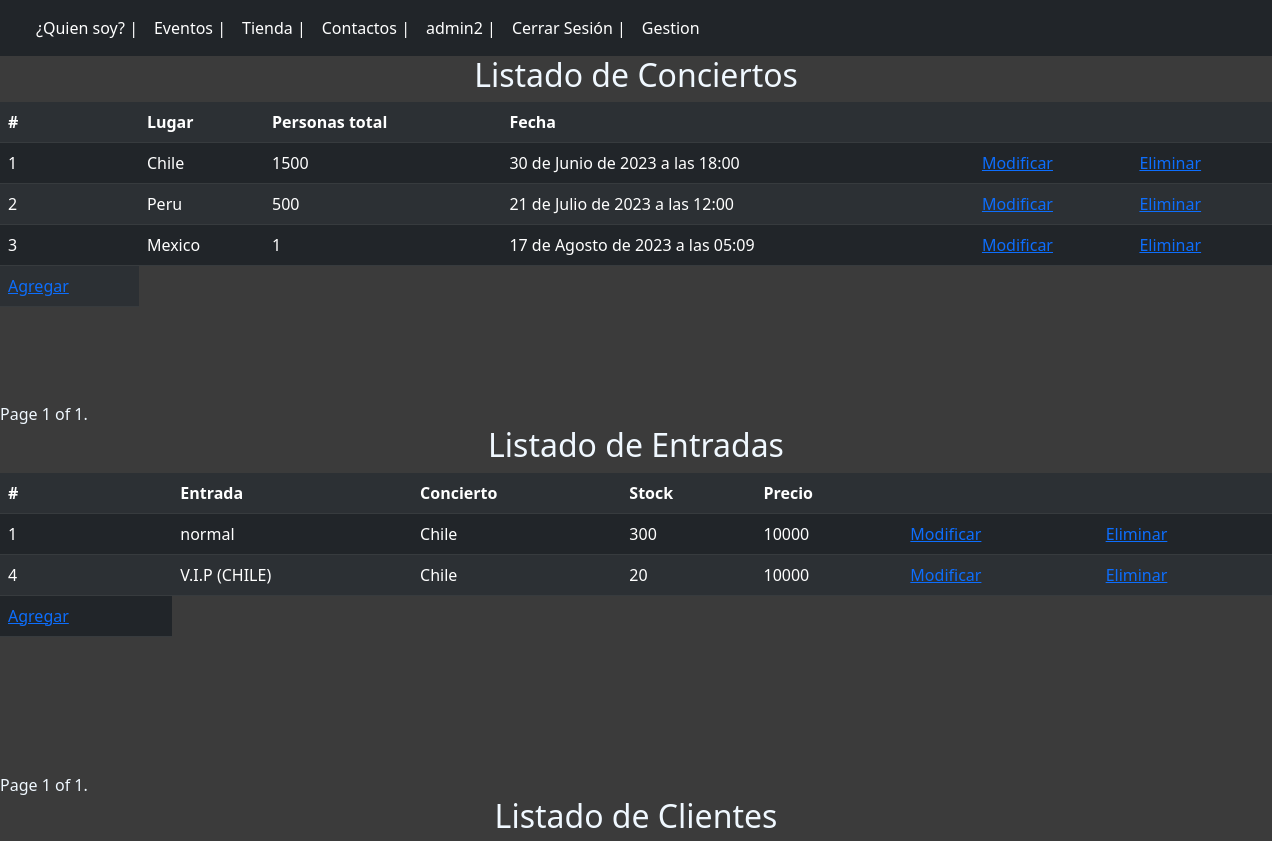
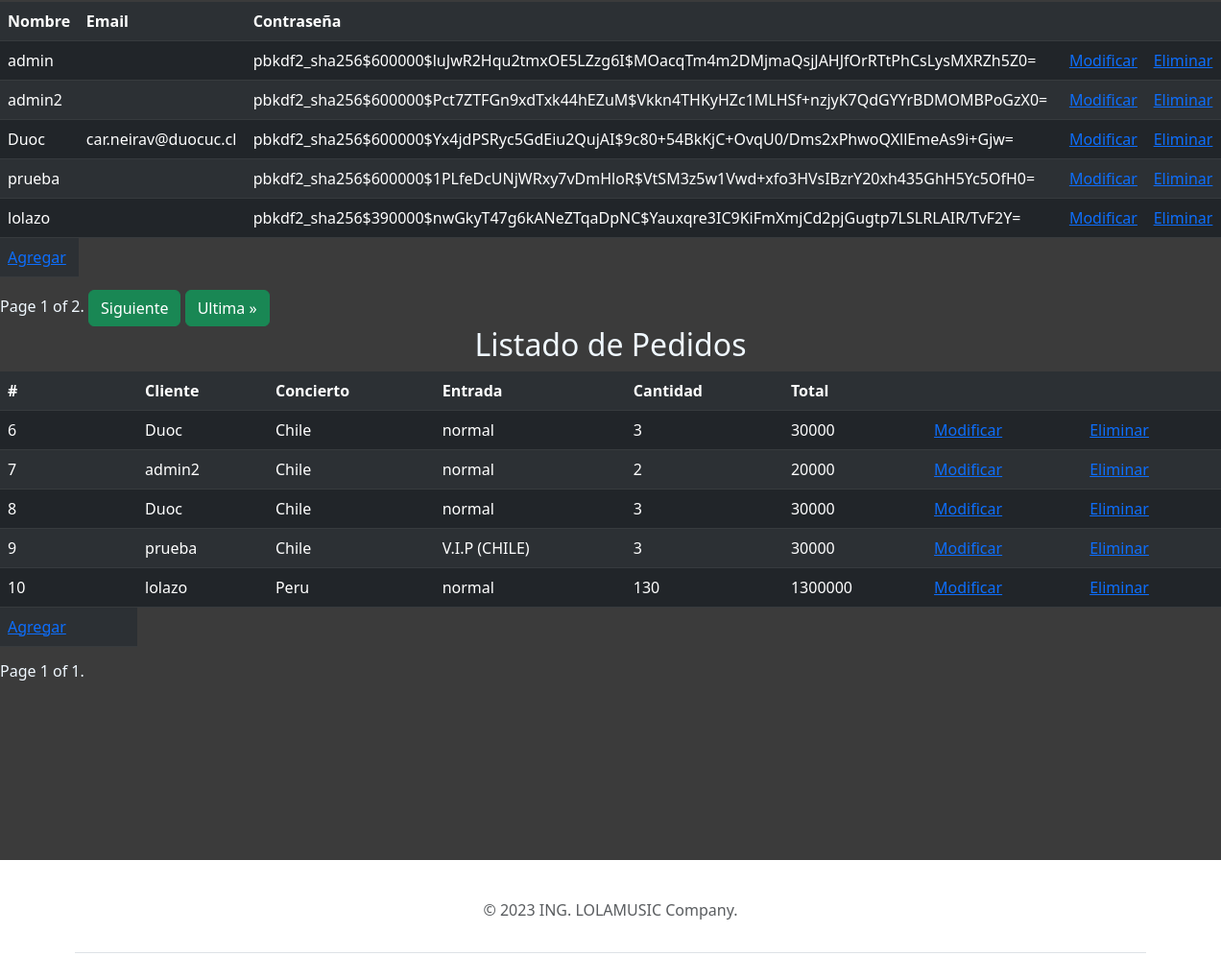
Before: /Gestion/?page_p=3 (signed in) with the older database file (2 pictures, top to bottom).
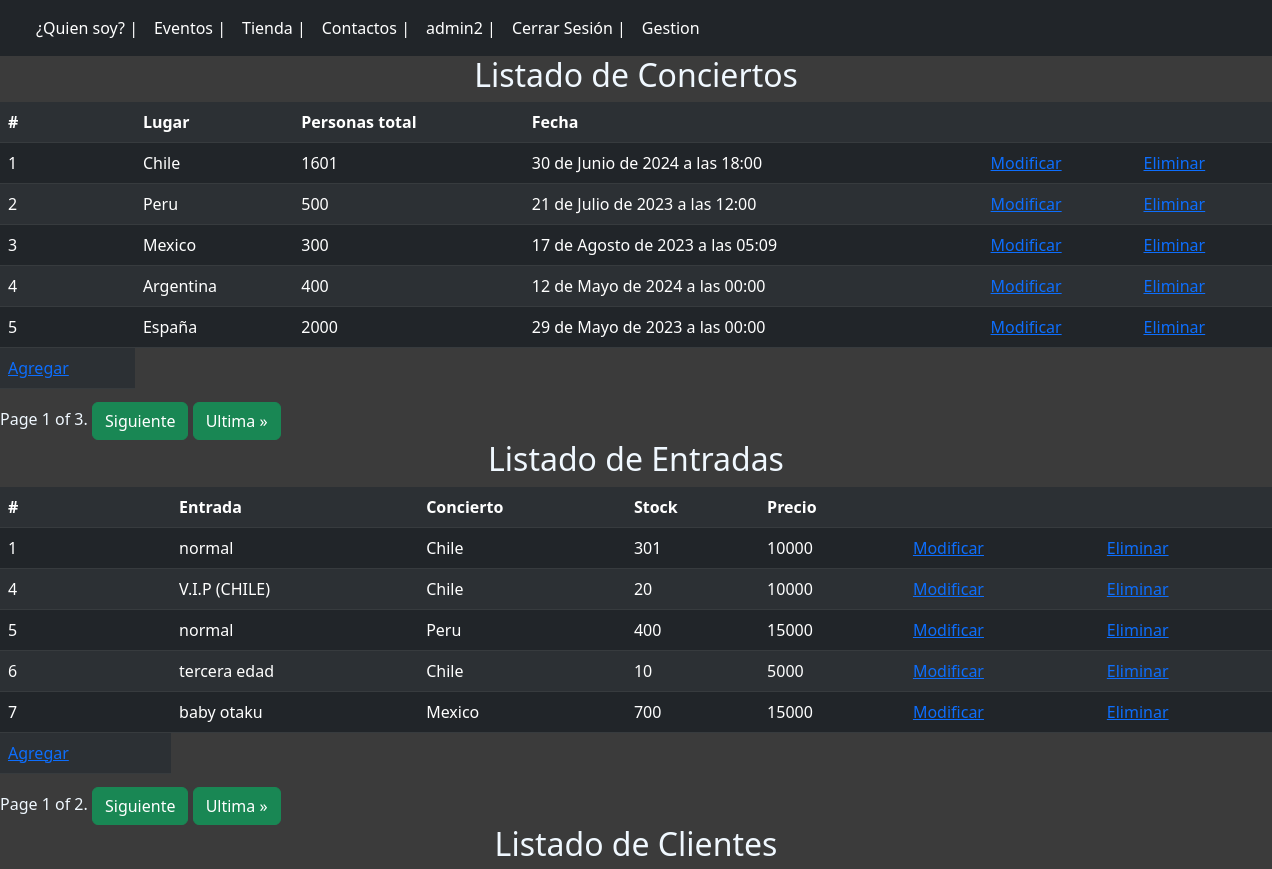
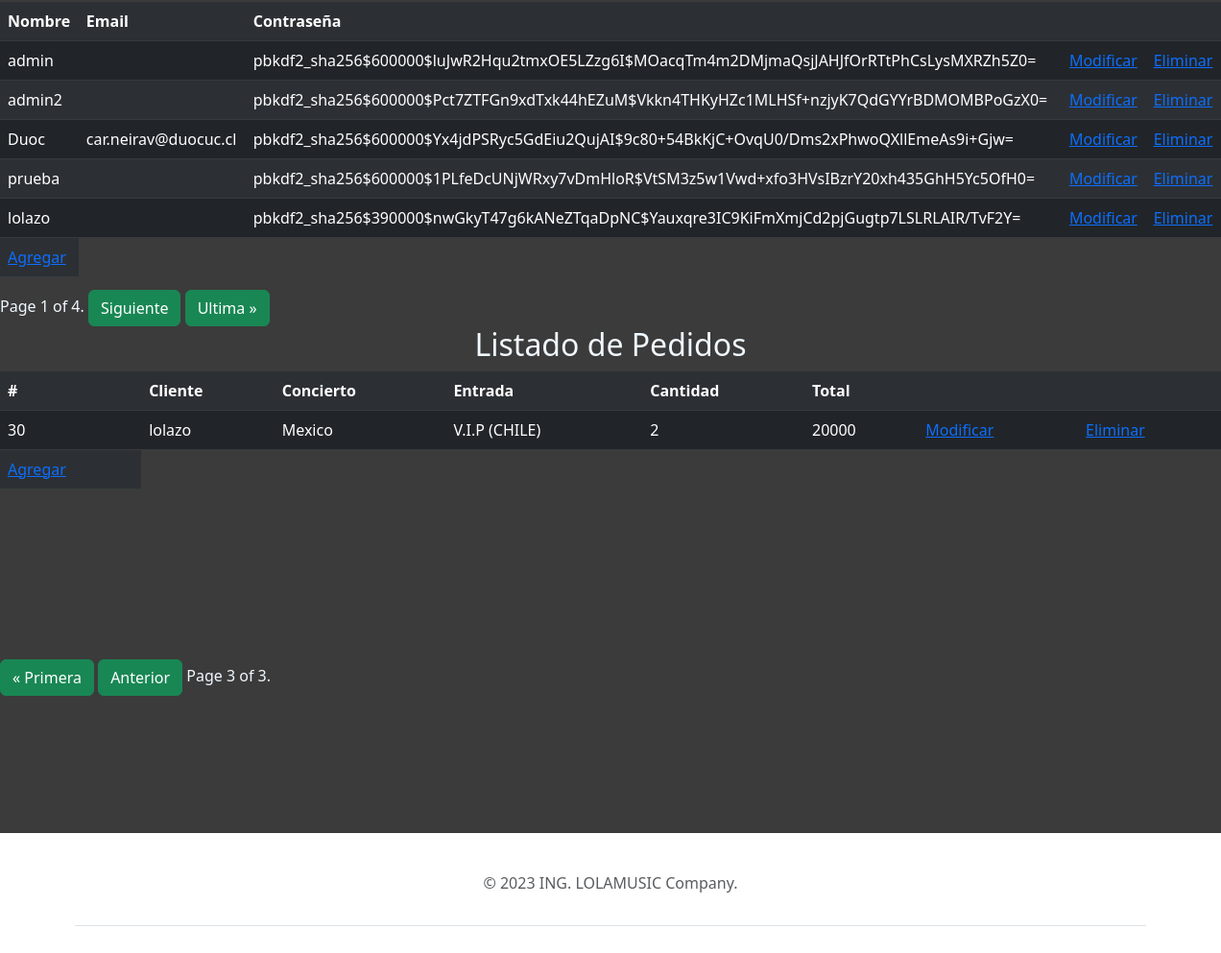
After: the same page with the newer database file (2 pictures, top to bottom).
### core/models.py (models this page shows, shortened)
class Concierto(models.Model):
    id = models.AutoField(primary_key=True)
    lugar = models.CharField(max_length=100,null=False)
    personas_total = models.IntegerField(null=False,validators=[MinValueValidator(0)])
    fecha = models.DateTimeField(null=False)
    def __str__(self):
        return self.lugar

class Entrada(models.Model):
    id = models.AutoField(primary_key=True)
    tipo_entrada = models.CharField(null=False,max_length=200)
    conciert = models.ForeignKey(Concierto,null=False, on_delete=CASCADE)
    stock = models.IntegerField(null=False,validators=[MinValueValidator(0)])
    precio = models.IntegerField(null=False,validators=[MinValueValidator(0)])
    def __str__(self):
        return self.tipo_entrada

class Pedido(models.Model):
    id = models.AutoField(primary_key=True)
    cliente = models.ForeignKey(User,null=False, on_delete=CASCADE)
    Concierto = models.ForeignKey(Concierto,null=False, on_delete=CASCADE)
    entrada = models.ForeignKey(Entrada,null=False, on_delete=CASCADE)
    cantidad = models.IntegerField(null=False,validators=[MinValueValidator(0)])
    objeto_p = Entrada.objects.first()
    precio = Entrada.objects.get(pk=objeto_p.pk).precio
    def total(self):
            resultado = self.precio * self.cantidad
            return resultado

### core/views.py (the view)
# urls.py: path('Gestion/', Gestion, name="Gestion"),
@permission_required('app.add_concierto')
def Gestion(request):
    concierto = Concierto.objects.all()
    Pag_Concierto = Paginator(concierto,5)
    pag_number_C = request.GET.get('page_c')
    concierto = Pag_Concierto.get_page(pag_number_C)
    entrada = Entrada.objects.all()
    Pag_Entrada = Paginator(entrada,5)
    pag_number_E = request.GET.get('page_e')
    entrada = Pag_Entrada.get_page(pag_number_E)
    cliente = User.objects.all()
    Pag_cliente = Paginator(cliente,5)
    pag_number_Cli = request.GET.get('page_cli')
    cliente = Pag_cliente.get_page(pag_number_Cli)
    pedido = Pedido.objects.all()
    Pag_pedido = Paginator(pedido,5)
    pag_number_p = request.GET.get('page_p')
    pedido = Pag_pedido.get_page(pag_number_p)
    data = {
            'Concierto':concierto,
            'Entrada':entrada,
            'Cliente':cliente,
            'Pedido':pedido
    }
    return render(request, 'core/Gestion.html',data)

### core/templates/core/Gestion.html (shortened to what this page needs)
{% extends 'core/base.html' %}
    {% load static %}
    {% block css %}
    <link rel="stylesheet" href="{% static 'core/'%}css/estilo.css">
    <link href="https://cdn.jsdelivr.net/npm/bootstrap@5.3.0-alpha2/dist/css/bootstrap.min.css" rel="stylesheet">
    {% endblock %}
    {% block javaScri %}
      <link rel="stylesheet" href="{% static 'core/'%}js/scrpit.js">
      <link href="https://cdn.jsdelivr.net/npm/bootstrap@5.3.0-alpha2/dist/css/bootstrap.min.css" rel="stylesheet">
    {% endblock %}
{% block body %}
    <center>
        <h2  style="color:aliceblue">Listado de Conciertos</h2>
        <div style="height: 300px;">
            <table class="table table-dark table-striped">
                <tr>
                    <th scope="col">#</th>
                    <th scope="col">Lugar</th>
                    <th scope="col">Personas total</th>
                    <th scope="col">Fecha</th>
                    <th scope="col"></th>
                    <th scope="col"></th>
                </tr>
                {% for i in Concierto %}
                <tr>
                    <td> {{i.id}} </td>
                    <td> {{i.lugar}} </td>
                    <td> {{i.personas_total}} </td>
                    <td> {{i.fecha}} </td>
                    <td><a href="{% url 'ModificarConcierto' i.id %}">Modificar</a></td>
                    <td><a href="{% url 'EliminarC' i.id %}">Eliminar</a></td>
                </tr>
                {% endfor %}
                <tr>
                    <td><a href="{% url 'CrearConcierto' %}">Agregar</a></td>
                </tr>
            </table>
        </div>
            <div class="pagination">
                    <span class="step-links ">
                        <span class="current" style="color:aliceblue">
                            Page {{ Concierto.number }} of {{ Concierto.paginator.num_pages }}.
                        </span>
                        {% if Concierto.has_next %}
                            <a type="button" class="btn btn-success" href="?page_c={{ Concierto.next_page_number }}">Siguiente</a>
                            <a type="button" class="btn btn-success" href="?page_c={{ Concierto.paginator.num_pages }}">Ultima &raquo;</a>
                        {% endif %}
                    </span>
            </div>
        <h2 id="concierto_table" style="color:aliceblue">Listado de Entradas</h2>
        <div style="height: 300px;">
            <table class="table table-dark table-striped">
                <tr>
                    <th scope="col">#</th>
                    <th scope="col">Entrada</th>
                    <th scope="col">Concierto</th>
                    <th scope="col">Stock</th>
                    <th scope="col">Precio</th>
                    <th scope="col"></th>
                    <th scope="col"></th>
                </tr>
                {% for i in Entrada %}
                <tr>
                    <td> {{i.id}} </td>
                    <td> {{i.tipo_entrada}} </td>
                    <td> {{i.conciert}} </td>
                    <td> {{i.stock}} </td>
                    <td> {{i.precio}} </td>
                    <td><a href="{% url 'ModificarEntrada' i.id %}">Modificar</a></td>
                    <td><a href="{% url 'EliminarE' i.id %}">Eliminar</a></td>
                </tr>
                {% endfor %}
                <tr>
                    <td><a href="{% url 'CrearEntrada' %}">Agregar</a></td>
                </tr>
            </table>
        </div>
            <div class="pagination">
                <span class="step-links ">
                    <span class="current" style="color:aliceblue">
                        Page {{ Entrada.number }} of {{ Entrada.paginator.num_pages }}.
                    </span>
                    {% if Entrada.has_next %}
                        <a type="button" class="btn btn-success" href="?page_e={{ Entrada.next_page_number }}">Siguiente</a>
                        <a type="button" class="btn btn-success" href="?page_e={{ Entrada.paginator.num_pages }}">Ultima &raquo;</a>
                    {% endif %}
                </span>
            </div>
        <h2 style="color:aliceblue">Listado de Clientes</h2>
        <div style="height: 300px;">
            <table class="table table-dark table-striped">
                <tr>
                    <th scope="col">Nombre</th>
                    <th scope="col">Email</th>
                    <th scope="col">Contraseña</th>
                    <th scope="col"></th>
                    <th scope="col"></th>
                </tr>
                {% for i in Cliente %}
                <tr>
                    <td> {{i.username}} </td>
                    <td> {{i.email}} </td>
                    <td> {{i.password}} </td>
                    <td><a href="{% url 'ModificarCliente' i.username %}">Modificar</a></td>
                    <td><a href="{% url 'EliminarCli' i.username %}">Eliminar</a></td>
                </tr>
                {% endfor %}
                <tr>
                    <td><a href="{% url 'CrearCliente' %}">Agregar</a></td>
                </tr>
            </table>
        </div>
        <div class="pagination">
            <span class="step-links ">
                <span class="current" style="color:aliceblue">
                    Page {{ Cliente.number }} of {{ Cliente.paginator.num_pages }}.
                </span>
                {% if Cliente.has_next %}
                    <a type="button" class="btn btn-success" href="?page_cli={{ Cliente.next_page_number }}">Siguiente</a>
                    <a type="button" class="btn btn-success" href="?page_cli={{ Cliente.paginator.num_pages }}">Ultima &raquo;</a>
                {% endif %}
            </span>
        </div>
        <h2 style="color:aliceblue">Listado de Pedidos</h2>
        <div style="height: 300px;">
            <table class="table table-dark table-striped">
                <tr>
                    <th scope="col">#</th>
                    <th scope="col">Cliente</th>
                    <th scope="col">Concierto</th>
                    <th scope="col">Entrada</th>
                    <th scope="col">Cantidad</th>
                    <th scope="col">Total</th>
                    <th scope="col"></th>
                    <th scope="col"></th>
                </tr>
                {% for i in Pedido %}
                <tr>
                    <td> {{i.id}} </td>
                    <td> {{i.cliente}} </td>
                    <td> {{i.Concierto}} </td>
                    <td> {{i.entrada}} </td>
                    <td> {{i.cantidad}} </td>
                    <td> {{i.total}} </td>
                    <td><a href="{% url 'ModificarPedido' i.id %}">Modificar</a></td>
                    <td><a href="{% url 'EliminarP' i.id %}">Eliminar</a></td>
                </tr>
                {% endfor %}
                <tr>
                    <td><a href="{% url 'CrearPedido' %}">Agregar</a></td>
                </tr>
            </table>
        </div>
        <div class="pagination">
            <span class="step-links ">
                {% if Pedido.has_previous %}
                    <a type="button" class="btn btn-success"  href="?page_p=1">&laquo; Primera </a>
                    <a type="button" class="btn btn-success" href="?page_p={{ Pedido.previous_page_number }}">Anterior</a>
                {% endif %}
                <span class="current" style="color:aliceblue">
                    Page {{ Pedido.number }} of {{ Pedido.paginator.num_pages }}.
                </span>
            </span>
        </div>
    </center>
{% endblock %}

### core/templates/core/base.html (shortened to what this page needs)
<!DOCTYPE html>
<html lang="en">
<head>
    {% load static %}
    {% block css %}
    {% endblock %}
    {% block javaScri %}
    {% endblock %}
    <link href="https://cdn.jsdelivr.net/npm/bootstrap@5.3.0-alpha2/dist/css/bootstrap.min.css" rel="stylesheet">
</head>
<div class="navegador">
    <nav class="navbar navbar-expand-lg bg-dark" data-bs-theme="dark">
        <div class="container-fluid" >
          <div class="collapse navbar-collapse" id="navbarSupportedContent">
            <ul class="navbar-nav me-auto mb-2 mb-lg-0">
              <li class="nav-item">
                <a class="nav-link active" aria-current="page" href="{% url 'info' %}">¿Quien soy?  |</a>
              </li>
              <li class="nav-item">
                <a class="nav-link active" aria-current="page" href="{% url 'eventos' %}">Eventos  |</a>
              </li>
              <li class="nav-item">
                <a class="nav-link active" aria-current="page" href="{% url 'tienda' %}">Tienda  |</a>
              </li>
              <li class="nav-item">
                <a class="nav-link active" aria-current="page" href="{% url 'contactos' %}">Contactos  |</a>
              </li>
              {% if user.is_authenticated %}
              <li class="nav-item">
                <a class="nav-link active" aria-current="page">{{ user.username}}  |</a>
              </li>
              <li class="nav-item">
                <a class="nav-link active" aria-current="page" href="{% url 'logout' %}">Cerrar Sesión  |</a>
              </li>
              {% else %}
              <li class="nav-item">
                <a class="nav-link active" aria-current="page" href="{% url 'login' %}">Login  |</a>
              </li>
              {% endif %}
              {% if perms.app.add_cliente %}
              <li class="nav-item">
                <a class="nav-link active" aria-current="page" href="{% url 'Gestion' %}">Gestion</a>
              </li>
              {% endif %}
            </ul>
          </div>
        </div>
      </nav>
</div>
<body>
    <div class="principal">
      {% block body %}
      {% endblock %}
    </div>
</body>
<div class="container">
  <footer class="py-3 my-4">
    <ul class="nav justify-content-center border-bottom pb-3 mb-3">
    <p class="text-center text-muted">&copy; 2023 ING. LOLAMUSIC Company.</p>
  </footer>
</html>

### core/static/core/css/estilo.css (style rules this page uses)
body { overflow-x:hidden; overflow-y: auto; background-color: rgb(59, 59, 59); }
.principal { background-color: rgb(59, 59, 59); width: 100vw; height: 1681px; }

Changed rows visible on the page:
removed Pedido: id "6", cliente "Duoc", Concierto "Chile", entrada "normal", cantidad "3", total "30000"
removed Pedido: id "7", cliente "admin2", Concierto "Chile", entrada "normal", cantidad "2", total "20000"
removed Pedido: id "8", cliente "Duoc", Concierto "Chile", entrada "normal", cantidad "3", total "30000"
removed Pedido: id "9", cliente "prueba", Concierto "Chile", entrada "V.I.P (CHILE)", cantidad "3", total "30000"
removed Pedido: id "10", cliente "lolazo", Concierto "Peru", entrada "normal", cantidad "130", total "1300000"
changed Concierto "Chile": personas_total "1500" → "1601"; fecha "30 de Junio de 2023 a las 18:00" → "30 de Junio de 2024 a las 18:00"
changed Concierto "Mexico": personas_total "1" → "300"
added Concierto: id "4", lugar "Argentina", personas_total "400", fecha "12 de Mayo de 2024 a las 00:00"
added Concierto: id "5", lugar "España", personas_total "2000", fecha "29 de Mayo de 2023 a las 00:00"
changed Entrada id 1: stock "300" → "301"
added Entrada: id "5", tipo_entrada "normal", conciert "Peru", stock "400", precio "15000"
added Entrada: id "6", tipo_entrada "tercera edad", conciert "Chile", stock "10", precio "5000"
added Entrada: id "7", tipo_entrada "baby otaku", conciert "Mexico", stock "700", precio "15000"
added Pedido: id "30", cliente "lolazo", Concierto "Mexico", entrada "V.I.P (CHILE)", cantidad "2", total "20000"
Other visible differences:
{{ Concierto.paginator.num_pages }}: "1" → "3"
{{ Entrada.paginator.num_pages }}: "1" → "2"
{{ Cliente.paginator.num_pages }}: "2" → "4"
{{ Pedido.number }}: "1" → "3"
{{ Pedido.paginator.num_pages }}: "1" → "3"
text now shown: "Siguiente Ultima » Siguiente Ultima » « Primera Anterior"
